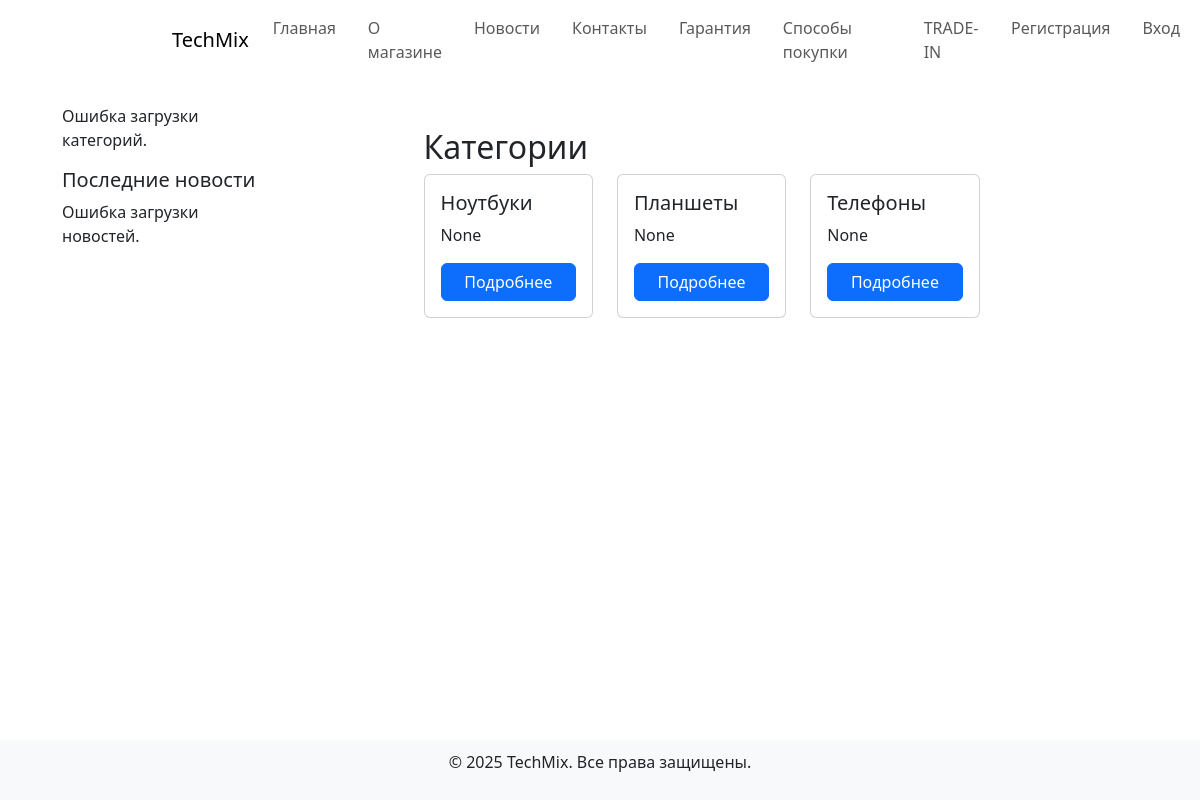
Page /categories/ on the earlier database version.
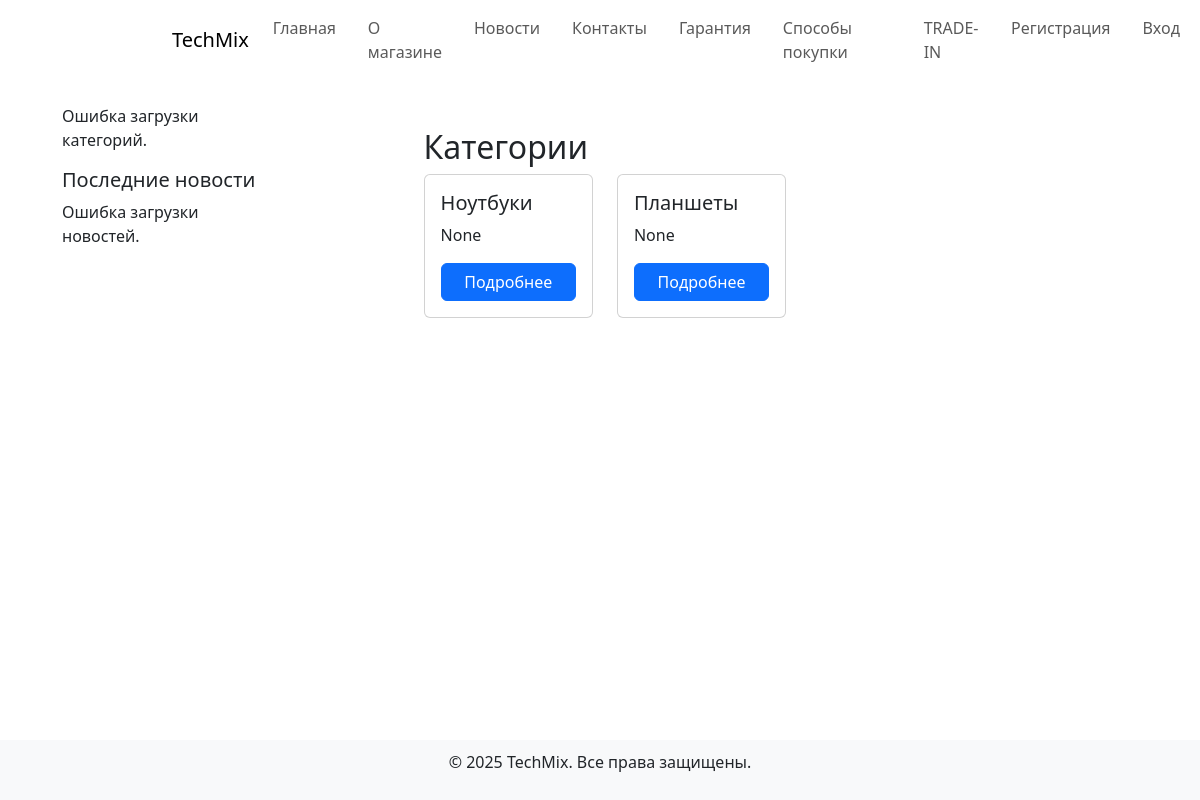
Same page on the later database version.
### apps/products/models.py (models this page shows, shortened)
class Category(models.Model):
    name = models.CharField(max_length=255)
    slug = models.SlugField(unique=True, blank=True)
    description = models.TextField(blank=True, null=True)
    created_at = models.DateTimeField(auto_now_add=True)

### apps/products/views.py (the view)
# urls.py: path('categories/', views.category_list, name='category_list'),
def category_list(request):
    categories = Category.objects.all()
    return render(request, 'category_list.html', {'categories': categories})

### apps/products/templates/category_list.html (shortened to what this page needs)
{% extends 'base.html' %}
{% block content %}
<div class="container mt-4">
    <h2>Категории</h2>
    <div class="row">
        {% for category in categories %}
            <div class="col-md-4 mb-4">
                <div class="card h-100">
                    <div class="card-body d-flex flex-column">
                        <h5 class="card-title">{{ category.name }}</h5>
                        <p class="card-text">{{ category.description|truncatewords:15 }}</p>
                        <a href="{% url 'category_detail' category.id %}" class="btn btn-primary mt-auto">Подробнее</a>
                    </div>
                </div>
            </div>
        {% endfor %}
    </div>
</div>
{% endblock %}

Differences in the rows shown:
removed Category: name "Телефоны", description "None"
